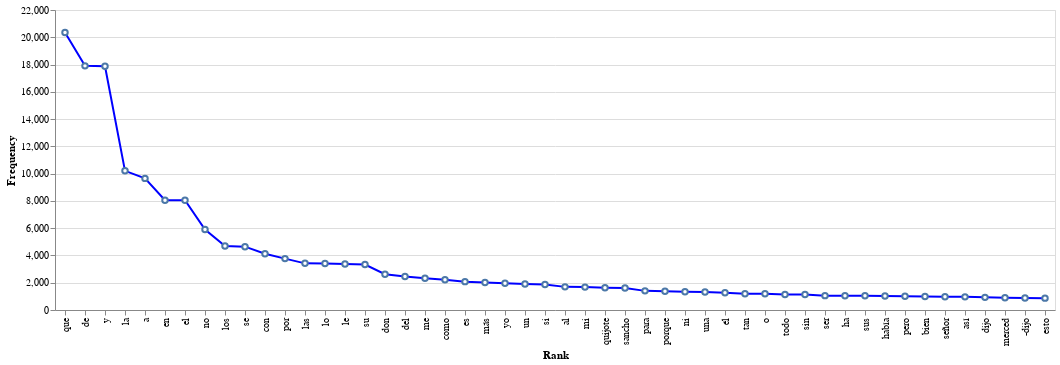

The notebook cell saved with this chart:
### Code cell
c1

### Figure 1 — Vega-Lite specification as saved in the notebook (floating-point values rounded to 4 significant figures)
{"config": {"view": {"continuousWidth": 300, "continuousHeight": 300}}, "data": {"name": "data-a8b1c0c0f23375f281b5a36b1cefcea8"}, "mark": {"type": "line", "color": "blue", "point": {"fill": "white", "filled": false}}, "encoding": {"x": {"field": "Rank", "sort": {"field": "Frequency", "order": "descending"}, "type": "ordinal"}, "y": {"field": "Frequency", "scale": {"domain": [0, 22000]}, "type": "quantitative"}}, "$schema": "https://vega.github.io/schema/vega-lite/v5.14.1.json", "datasets": {"data-a8b1c0c0f23375f281b5a36b1cefcea8": [{"Rank": "que", "Frequency": 20354}, {"Rank": "de", "Frequency": 17903}, {"Rank": "y", "Frequency": 17875}, {"Rank": "la", "Frequency": 10206}, {"Rank": "a", "Frequency": 9652}, {"Rank": "en", "Frequency": 8047}, {"Rank": "el", "Frequency": 8044}, {"Rank": "no", "Frequency": 5899}, {"Rank": "los", "Frequency": 4690}, {"Rank": "se", "Frequency": 4644}, {"Rank": "con", "Frequency": 4126}, {"Rank": "por", "Frequency": 3768}, {"Rank": "las", "Frequency": 3421}, {"Rank": "lo", "Frequency": 3404}, {"Rank": "le", "Frequency": 3367}, {"Rank": "su", "Frequency": 3333}, {"Rank": "don", "Frequency": 2625}, {"Rank": "del", "Frequency": 2450}, {"Rank": "me", "Frequency": 2324}, {"Rank": "como", "Frequency": 2223}, {"Rank": "es", "Frequency": 2080}, {"Rank": "más", "Frequency": 2014}, {"Rank": "yo", "Frequency": 1957}, {"Rank": "un", "Frequency": 1907}, {"Rank": "si", "Frequency": 1872}, {"Rank": "al", "Frequency": 1696}, {"Rank": "mi", "Frequency": 1678}, {"Rank": "quijote", "Frequency": 1634}, {"Rank": "sancho", "Frequency": 1621}, {"Rank": "para", "Frequency": 1403}, {"Rank": "porque", "Frequency": 1376}, {"Rank": "ni", "Frequency": 1333}, {"Rank": "una", "Frequency": 1312}, {"Rank": "él", "Frequency": 1261}, {"Rank": "tan", "Frequency": 1199}, {"Rank": "o", "Frequency": 1185}, {"Rank": "todo", "Frequency": 1139}, {"Rank": "sin", "Frequency": 1131}, {"Rank": "ser", "Frequency": 1054}, {"Rank": "ha", "Frequency": 1041}, {"Rank": "sus", "Frequency": 1038}, {"Rank": "había", "Frequency": 1030}, {"Rank": "pero", "Frequency": 1007}, {"Rank": "bien", "Frequency": 986}, {"Rank": "señor", "Frequency": 973}, {"Rank": "así", "Frequency": 963}, {"Rank": "dijo", "Frequency": 926}, {"Rank": "merced", "Frequency": 898}, {"Rank": "-dijo", "Frequency": 877}, {"Rank": "esto", "Frequency": 870}]}}
